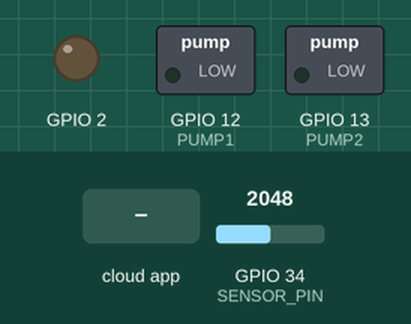
A sketch run on a simulated ESP32. Parts: switched loads named in the sketch (green lamp = pin HIGH), output pins drawn as LEDs (lit = HIGH). The inputs (shaded band) are chosen by the test bench; at power-on: GPIO 34 (SENSOR_PIN) = 2048. WiFi joins after 1.5 s; servers stay silent unless stated.

Above: at 2.7 s.
2.8 s: the phone or cloud app sets pumpState to 0
At 4.0 s:
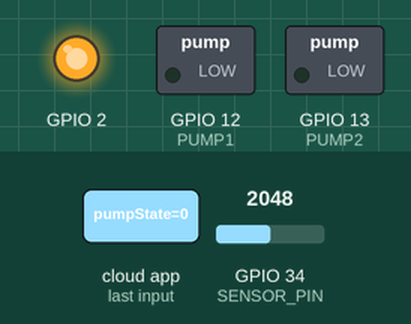
4.5 s: the phone or cloud app sets debitDesire to 25
At 5.2 s:
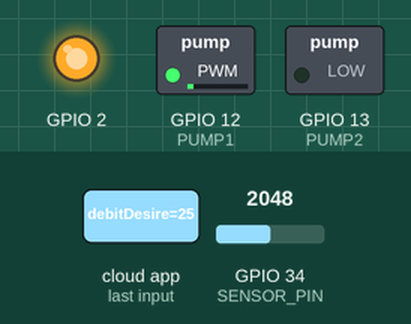
6.0 s: the phone or cloud app sets debitDesire to 100
At 7.2 s:
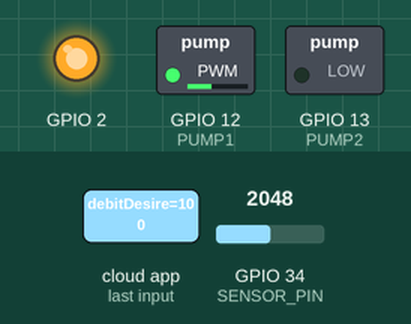
7.5 s: the phone or cloud app sets pumpState to 1
At 8.5 s:
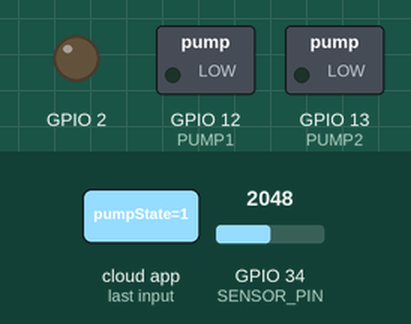
9.0 s: the phone or cloud app sets debitDesire to 50
At 9.7 s:
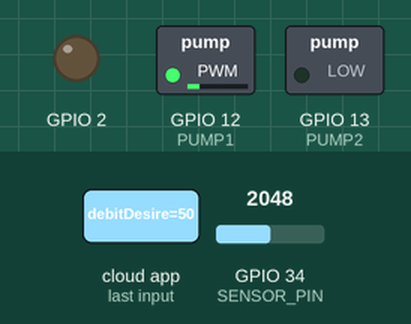
10.5 s: the phone or cloud app sets debitDesire to 100
At 11.0 s:
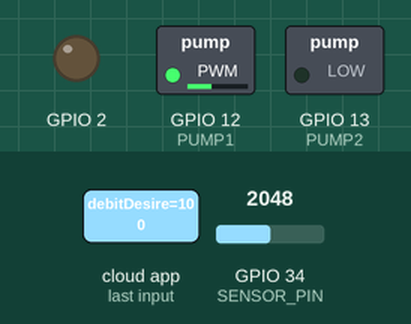
Timing chart, 0 to 13.0 s (numbered marks = the images above; inputs shaded):
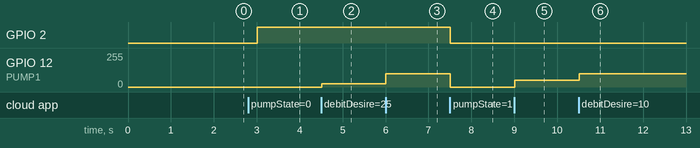

Measured:
- after the input at 2.8 s, GPIO 2: LOW → HIGH after 0.21 s
- after the input at 4.5 s, GPIO 12 (PUMP1): 0/255 → 25/255 at once
- after the input at 6.0 s, GPIO 12 (PUMP1): 25/255 → 100/255 at once
- after the input at 7.5 s, GPIO 2: HIGH → LOW at once; GPIO 12 (PUMP1): 100/255 → 0/255 at once
- after the input at 9.0 s, GPIO 12 (PUMP1): 0/255 → 50/255 at once
- after the input at 10.5 s, GPIO 12 (PUMP1): 50/255 → 100/255 at once

The sketch:

ArduinoCloud.ino
```cpp
#include "arduino_secrets.h"
/*
  Sketch generated by the Arduino IoT Cloud Thing "Untitled"
  https://create.arduino.cc/cloud/things/c9e30dbb-b509-4fa2-8b9d-7c48375f7a5c

  Arduino IoT Cloud Variables description

  The following variables are automatically generated and updated when changes are made to the Thing

  float debit;
  float waterLevel;
  CloudLight pumpState;
  int debitDesire;

  Variables which are marked as READ/WRITE in the Cloud Thing will also have functions
  which are called when their values are changed from the Dashboard.
  These functions are generated with the Thing and added at the end of this sketch.
*/

#include "thingProperties.h"
static bool pump = false ;
#define SENSOR_PIN 34
#define PUMP1 12
#define PUMP2 13
#define SAMPLING_TIME 10
float prevLevel = 0 ;


void setup() {
  // Initialize serial and wait for port to open:
  Serial.begin(9600);
  // This delay gives the chance to wait for a Serial Monitor without blocking if none is found
  delay(1500);

  // Defined in thingProperties.h
  initProperties();

  // Connect to Arduino IoT Cloud
  ArduinoCloud.begin(ArduinoIoTPreferredConnection);
  pinMode(2,OUTPUT);
  pinMode(SENSOR_PIN , INPUT);
  pinMode(PUMP1,OUTPUT);
  pinMode(PUMP2,OUTPUT);
  /*
     The following function allows you to obtain more information
     related to the state of network and IoT Cloud connection and errors
     the higher number the more granular information you’ll get.
     The default is 0 (only errors).
     Maximum is 4
 */
  setDebugMessageLevel(2);
  ArduinoCloud.printDebugInfo();
}

void loop() {
  ArduinoCloud.update();
  // Your code here
  waterLevel = analogRead(SENSOR_PIN);
  debit = (waterLevel - prevLevel)/(SAMPLING_TIME / 1000.0);
  prevLevel = waterLevel ;
  delay(SAMPLING_TIME);

}


/*
  Since WaterLevel is READ_WRITE variable, onWaterLevelChange() is
  executed every time a new value is received from IoT Cloud.
*/
void onWaterLevelChange()  {
  // Add your code here to act upon WaterLevel change
}

/*
  Since Debit is READ_WRITE variable, onDebitChange() is
  executed every time a new value is received from IoT Cloud.
*/
void onDebitChange()  {
  // Add your code here to act upon Debit change
}


/*
  Since PumpState is READ_WRITE variable, onPumpStateChange() is
  executed every time a new value is received from IoT Cloud.
*/
void onPumpStateChange()  {
  // Add your code here to act upon PumpState change
  if(pump == false) {
  digitalWrite(2,1);
  analogWrite(PUMP1,debitDesire);
  analogWrite(PUMP2,0);
  pump = true ;
  }
  else {
  digitalWrite(2,0);
  analogWrite(PUMP2,0);
  analogWrite(PUMP1,0);
  pump = false ;
  }
}


/*
  Since DebitDesire is READ_WRITE variable, onDebitDesireChange() is
  executed every time a new value is received from IoT Cloud.
*/
void onDebitDesireChange()  {
analogWrite(PUMP1,debitDesire);
analogWrite(PUMP2,0);
}
```

arduino_secrets.h
```cpp
#define SECRET_DEVICE_KEY "e2l5DB1co2kLV#8kA91Huxke0"
#define SECRET_OPTIONAL_PASS "12345678k"
#define SECRET_SSID "iPhone de Achraf"
```

thingProperties.h
```cpp
// Code generated by Arduino IoT Cloud, DO NOT EDIT.

#include <ArduinoIoTCloud.h>
#include <Arduino_ConnectionHandler.h>

const char DEVICE_LOGIN_NAME[]  = "500482b8-6f72-49f9-9582-556e50743c7f";

const char SSID[]               = SECRET_SSID;    // Network SSID (name)
const char PASS[]               = SECRET_OPTIONAL_PASS;    // Network password (use for WPA, or use as key for WEP)
const char DEVICE_KEY[]  = SECRET_DEVICE_KEY;    // Secret device password

void onDebitChange();
void onWaterLevelChange();
void onPumpStateChange();
void onDebitDesireChange();

float debit;
float waterLevel;
CloudLight pumpState;
int debitDesire;

void initProperties(){

  ArduinoCloud.setBoardId(DEVICE_LOGIN_NAME);
  ArduinoCloud.setSecretDeviceKey(DEVICE_KEY);
  ArduinoCloud.addProperty(debit, READWRITE, ON_CHANGE, onDebitChange);
  ArduinoCloud.addProperty(waterLevel, READWRITE, ON_CHANGE, onWaterLevelChange);
  ArduinoCloud.addProperty(pumpState, READWRITE, ON_CHANGE, onPumpStateChange);
  ArduinoCloud.addProperty(debitDesire, READWRITE, ON_CHANGE, onDebitDesireChange);

}

WiFiConnectionHandler ArduinoIoTPreferredConnection(SSID, PASS);
```
